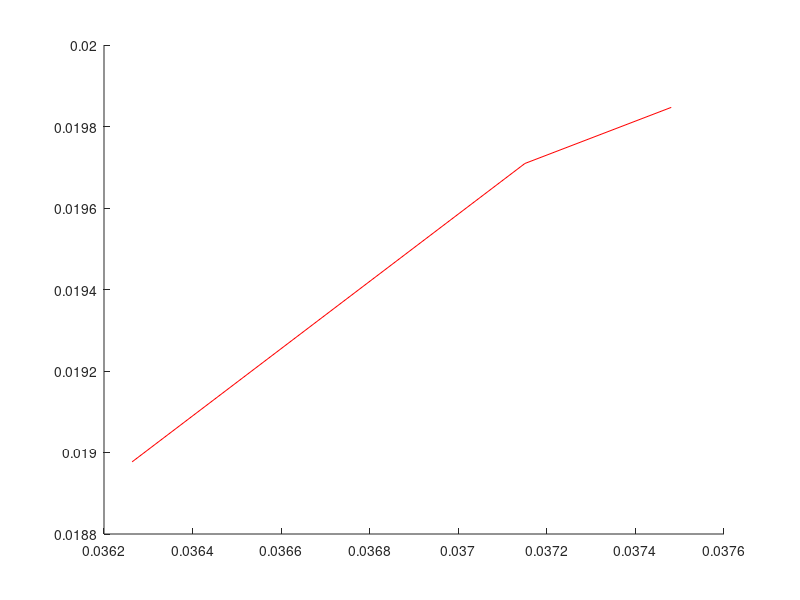

The MATLAB script that drew this image: (Note: this script raises an error after producing the figure.)
%plot_data
load('drift_2_data.mat')

fig1=figure('Position', [10, 10, 900, 900]);
hold on

c = lines(16);
i =1;
for ind=300:2:length(pos_x)
    
  if ver_id(ind) ==1
      plot(pos_x(ind-2: ind),pos_y(ind-2:ind),'g')
      %text(0,3.5,'Monitor: Safe','Color','green','FontSize',15)
      title('Monitor: Safe', 'color', 'green')
  else
      plot(pos_x(ind-2: ind),pos_y(ind-2:ind),'color', 'r')
      %text(0,3.5,'Monitor: Unsafe','Color','red','FontSize',15)
      str1 = 'Monitor:Unsafe [Condition ' + string(abs(ver_id(ind))) + ' violated]';
      title(str1, 'color', 'red')
  end
  %title(str1)
  axis([-2 4 -2 4])
  hold on
  F1(i) = getframe(gcf);
  i = i+1;
  drawnow
  
  pause(0.03)
end
close all

%% generate videos
frame_rate = length(ver_id)/(end_time - start_time)


%% video 1
writerObj = VideoWriter('safe_unsafe.avi');
writerObj.FrameRate = 26;
open(writerObj);
for i=1:length(F1)
    % convert the image to a frame
    frame = F1(i) ;    
    writeVideo(writerObj, frame);
end
close(writerObj);
